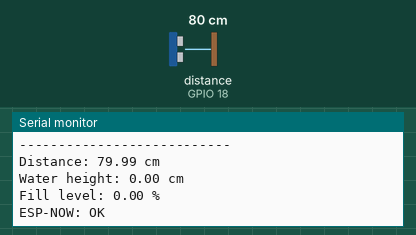
Recording of a sketch running on a simulated ESP32. On the bench: the last lines printed to the serial monitor. Wiring (inferred from the names in the program): ultrasonic range finder: trigger GPIO 5; echo GPIO 18. Inputs (shaded band) come from the test bench; at power-on: distance to the obstacle (sensor on GPIO 18) 80 cm. The echo pulse lasts 58.3 µs per cm.

Above: at 1.2 s.
1.3 s: distance to the obstacle (sensor on GPIO 18) set to 2 cm
At 2.5 s:
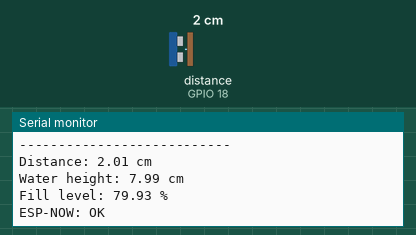
2.8 s: distance to the obstacle (sensor on GPIO 18) set to 4 cm
At 3.7 s:
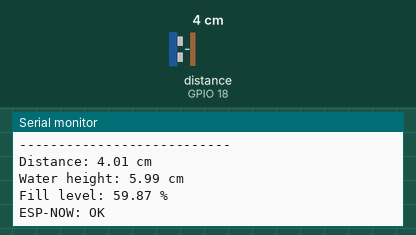
Timing chart, 0 to 5.8 s (numbered marks = the images above; inputs shaded):
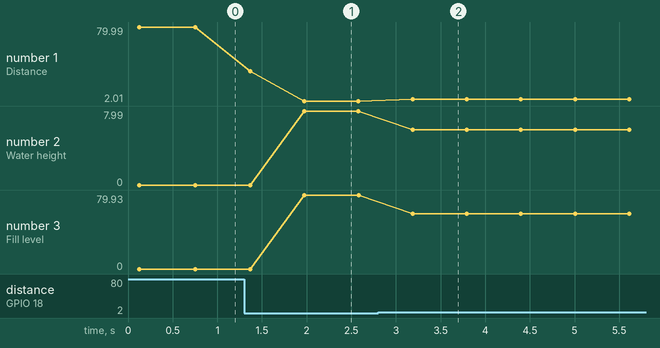

The sketch:

node2_reservoir.ino
```cpp
#include <WiFi.h>
#include <esp_now.h>

/******************** HC-SR04 ********************/
#define TRIG_PIN 5
#define ECHO_PIN 18

/******************** Parameters ********************/
const float SENSOR_HEIGHT = 10.0;      // cm
const float TANK_HEIGHT   = 10.0;      // cm

// MAC address of Node 3 (controller)
uint8_t receiverMAC[] =
{
  0xB0,0xCB,0xD8,0x04,0x77,0x04
};

/******************** Message structure ********************/
typedef struct
{
  uint8_t nodeID;

  float distance;

  float waterHeight;

  float percentage;

  bool sensorOK;

} WaterLevelMessage;

WaterLevelMessage data;

/******************** HC-SR04 reading ********************/
float readDistance()
{
  digitalWrite(TRIG_PIN, LOW);
  delayMicroseconds(3);

  digitalWrite(TRIG_PIN, HIGH);
  delayMicroseconds(10);
  digitalWrite(TRIG_PIN, LOW);

  long duration = pulseIn(ECHO_PIN, HIGH, 30000);

  if(duration==0)
    return -1;

  return duration*0.0343/2.0;
}

/******************** Averaging filter ********************/
float filteredDistance()
{
  float sum = 0;
  int valid = 0;

  for(int i=0;i<5;i++)
  {
    float d = readDistance();

    if(d>0)
    {
      sum += d;
      valid++;
    }

    delay(20);
  }

  if(valid==0)
    return -1;

  return sum/valid;
}

/******************** Send callback ********************/
void OnDataSent(const wifi_tx_info_t *info,
                esp_now_send_status_t status)
{
  Serial.print("ESP-NOW: ");

  if(status==ESP_NOW_SEND_SUCCESS)
      Serial.println("OK");
  else
      Serial.println("Error");
}

/******************** Setup ********************/
void setup()
{
  Serial.begin(115200);

  pinMode(TRIG_PIN,OUTPUT);
  pinMode(ECHO_PIN,INPUT);

  WiFi.mode(WIFI_STA);

  if(esp_now_init()!=ESP_OK)
  {
    Serial.println("ESP-NOW init error");

    while(true);
  }

  esp_now_register_send_cb(OnDataSent);

  esp_now_peer_info_t peer = {};

  memcpy(peer.peer_addr, receiverMAC, 6);

  peer.channel = 0;
  peer.encrypt = false;

  esp_now_add_peer(&peer);

  data.nodeID = 2;

  Serial.println("===== NODE 2: TANK =====");
}

/******************** Loop ********************/
void loop()
{
  float distance = filteredDistance();

  if(distance < 0)
  {
    data.sensorOK = false;

    Serial.println("Sensor not detected");

    esp_now_send(receiverMAC,
                 (uint8_t*)&data,
                 sizeof(data));

    delay(500);

    return;
  }

  data.sensorOK = true;

  data.distance = distance;

  data.waterHeight = SENSOR_HEIGHT - distance;

  if(data.waterHeight < 0)
      data.waterHeight = 0;

  if(data.waterHeight > TANK_HEIGHT)
      data.waterHeight = TANK_HEIGHT;

  data.percentage =
      (data.waterHeight / TANK_HEIGHT) * 100.0;

  Serial.println("---------------------------");

  Serial.print("Distance: ");
  Serial.print(data.distance);
  Serial.println(" cm");

  Serial.print("Water height: ");
  Serial.print(data.waterHeight);
  Serial.println(" cm");

  Serial.print("Fill level: ");
  Serial.print(data.percentage);
  Serial.println(" %");

  esp_now_send(receiverMAC,
               (uint8_t*)&data,
               sizeof(data));

  delay(500);
}
```

Measured:
- after the input at 1.3 s, the serial monitor: prints a new line after 0.07 s (image 1)
- after the input at 2.8 s, the serial monitor: prints a new line after 0.39 s (image 2)
- plotted number 1: 79.99 → 2.01 after the input at 1.3 s, 2.01 → 4.01 after the input at 2.8 s
- plotted number 2: 0 → 7.99 after the input at 1.3 s, 7.99 → 5.99 after the input at 2.8 s
- plotted number 3: 0 → 79.93 after the input at 1.3 s, 79.93 → 59.87 after the input at 2.8 s
